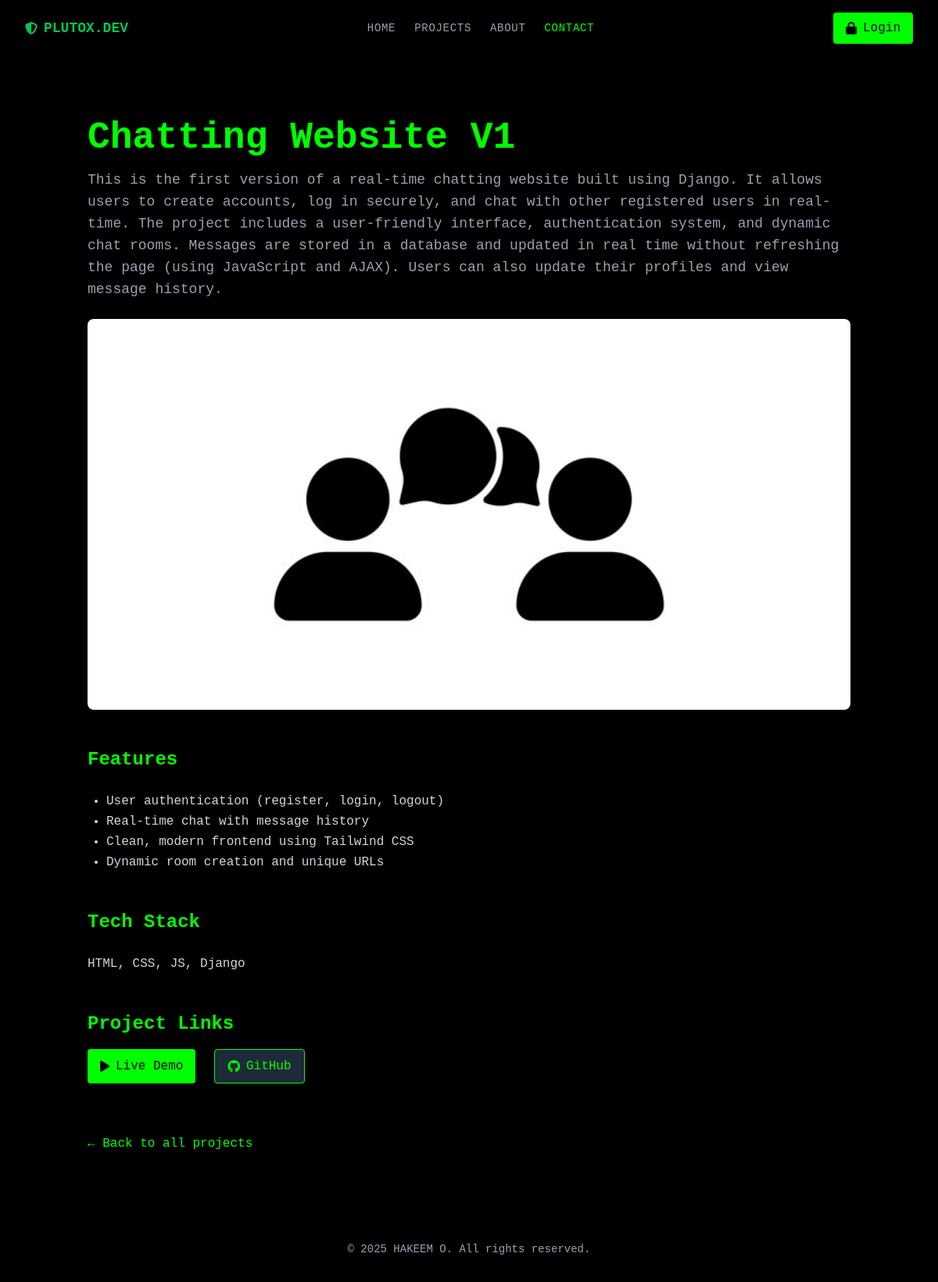
The page /projects/chatting-website-v1/ on the database its author committed.
### core/models.py (models this page shows, shortened)
class Project(models.Model):
    title = models.CharField(max_length=255)
    description = models.TextField()
    slug = models.SlugField(unique=True, blank=True)
    tech_stack = MultiSelectField(choices=TECH_CHOICES, blank=True)
    category = models.CharField(max_length=20, choices=CATEGORY_CHOICES)
    skills = models.ManyToManyField(Skill, blank=True)
    icon = models.CharField(max_length=50, choices=ICON_CHOICES, default="fa-solid fa-code")
    color = models.CharField(max_length=10, choices=COLOR_CHOICES)
    shadow = models.CharField(max_length=10, choices=SHADOW_CHOICES)
    image = models.ImageField(upload_to='projects/', null=True, blank=True)
    demo_link = models.URLField(blank=True, null=True)
    github_link = models.URLField(blank=True, null=True)
    live_link = models.URLField(blank=True,  null=True)
    created_at = models.DateTimeField(auto_now_add=True)
    class Meta:
        ordering = ['-created_at']

class Feature(models.Model):
    project = models.ForeignKey(Project, on_delete=models.CASCADE, related_name='features')
    text = models.CharField(max_length=255)

### core/views.py (the view)
def project_detail(request, slug):
    project = get_object_or_404(Project, slug=slug)
    return render(request, 'core/project_detail.html', {'project': project})

### templates/core/project_detail.html
{% extends "base.html" %}
{% block main %}
<section class="px-6 py-20 max-w-5xl mx-auto">
  <div class="mb-12">
    <h1 class="text-4xl md:text-5xl font-bold text-[#00FF00] mb-4">{{ project.title }}</h1>
    <p class="text-gray-400 text-lg mb-6">{{ project.description }}</p>
    <img src="{{ project.image.url }}" alt="{{ project.title }}" class="rounded-lg shadow-lg mb-10 w-full max-h-[500px] object-cover" />
  </div>
  <div class="space-y-6 text-gray-300 leading-relaxed">
    <h2 class="text-2xl text-[#00FF00] font-bold">Features</h2>
    <ul class="list-disc pl-6">
      {% for feature in project.features.all %}
        <li>{{ feature.text }}</li>
      {% empty %}
        <li>No features listed yet.</li>
      {% endfor %}
    </ul>
    <h2 class="text-2xl text-[#00FF00] font-bold pt-6">Tech Stack</h2>
    <p>
      {% if project.tech_stack %}
        {% for tech in project.tech_stack %}
          {{ tech }}{% if not forloop.last %}, {% endif %}
        {% endfor %}
      {% else %}
        <span class="text-gray-500">No technologies listed.</span>
      {% endif %}
    </p>
<div class="pt-6">
  <h2 class="text-2xl text-[#00FF00] font-bold">Project Links</h2>
  <div class="flex space-x-6 mt-4">
    {% if project.demo_link %}
      <a href="{{ project.demo_link }}" target="_blank"
         class="flex items-center bg-[#00FF00] text-black px-4 py-2 rounded hover:bg-green-400 transition">
        <i class="fas fa-play mr-2"></i> Live Demo
      </a>
    {% else %}
      <span class="inline-flex items-center bg-gray-600 text-white px-4 py-2 rounded opacity-50 cursor-not-allowed">
        <i class="fas fa-play mr-2"></i> Demo Not Available
      </span>
    {% endif %}
    {% if project.github_link %}
      <a href="{{ project.github_link }}" target="_blank"
         class="flex items-center bg-gray-800 border border-[#00FF00] text-[#00FF00] px-4 py-2 rounded hover:bg-gray-700 transition">
        <i class="fab fa-github mr-2"></i> GitHub
      </a>
    {% else %}
      <span class="inline-flex items-center bg-gray-600 text-white px-4 py-2 rounded opacity-50 cursor-not-allowed">
        <i class="fab fa-github mr-2"></i> GitHub Not Available
      </span>
    {% endif %}
  </div>
</div>
    <a href="{% url 'projects' %}" class="inline-block mt-10 text-[#00FF00] hover:underline">&larr; Back to all projects</a>
  </div>
</section>
{% endblock main %}

### rows shown on the page
Project: title "Chatting Website V1", description "This is the first version of a real-time chatting website built using Django. It allows users to create accounts, log in securely, and chat with other registered users in real-time. The project includes a user-friendly interface, authentication system, and dynamic chat rooms. Messages are stored in a database and updated in real time without refreshing the page (using JavaScript and AJAX). Users can also update their profiles and view message history.", image (picture)
Feature: text "User authentication (register, login, logout)"
Feature: text "Real-time chat with message history"
Feature: text "Clean, modern frontend using Tailwind CSS"
Feature: text "Dynamic room creation and unique URLs"

### other values the page prints
{{ tech }} "HTML" "CSS" "JS" "Django"
